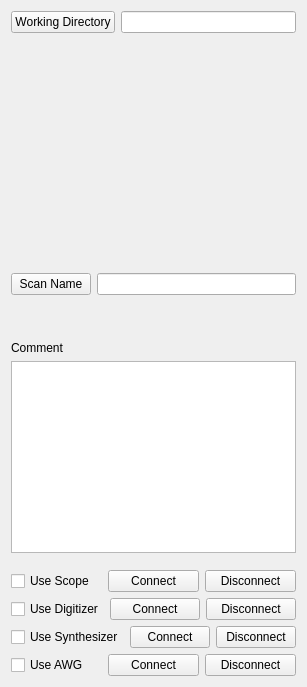
      <widget class="QWidget" name="tabInstruments">
       <attribute name="title">
        <string>Files / Instruments</string>
       </attribute>
       <layout class="QVBoxLayout" name="verticalLayout_3">
        <item>
         <layout class="QHBoxLayout" name="horizontalLayout_4">
          <item>
           <widget class="QPushButton" name="pB_WorkDirectory">
            <property name="text">
             <string>Working Directory</string>
            </property>
           </widget>
          </item>
          <item>
           <widget class="QLineEdit" name="lE_WorkDirectory"/>
          </item>
         </layout>
        </item>
        <item>
         <spacer name="verticalSpacer">
          <property name="orientation">
           <enum>Qt::Vertical</enum>
          </property>
          <property name="sizeHint" stdset="0">
           <size>
            <width>20</width>
            <height>234</height>
           </size>
          </property>
         </spacer>
        </item>
        <item>
         <layout class="QHBoxLayout" name="horizontalLayout_5">
          <item>
           <widget class="QPushButton" name="pB_Filename">
            <property name="text">
             <string>Scan Name</string>
            </property>
           </widget>
          </item>
          <item>
           <widget class="QLineEdit" name="lE_Filename"/>
          </item>
         </layout>
        </item>
        <item>
         <spacer name="verticalSpacer_2">
          <property name="orientation">
           <enum>Qt::Vertical</enum>
          </property>
          <property name="sizeHint" stdset="0">
           <size>
            <width>20</width>
            <height>40</height>
           </size>
          </property>
         </spacer>
        </item>
        <item>
         <widget class="QLabel" name="label_54">
          <property name="text">
           <string>Comment</string>
          </property>
         </widget>
        </item>
        <item>
         <widget class="QTextEdit" name="textEdit"/>
        </item>
        <item>
         <spacer name="verticalSpacer_10">
          <property name="orientation">
           <enum>Qt::Vertical</enum>
          </property>
          <property name="sizeHint" stdset="0">
           <size>
            <width>20</width>
            <height>11</height>
           </size>
          </property>
         </spacer>
        </item>
        <item>
         <layout class="QHBoxLayout" name="horizontalLayout_70">
          <item>
           <widget class="QCheckBox" name="cB_UseScope">
            <property name="text">
             <string>Use Scope</string>
            </property>
           </widget>
          </item>
          <item>
           <widget class="QPushButton" name="pB_ScopeConnect">
            <property name="text">
             <string>Connect</string>
            </property>
           </widget>
          </item>
          <item>
           <widget class="QPushButton" name="pB_ScopeDisconnect">
            <property name="text">
             <string>Disconnect</string>
            </property>
           </widget>
          </item>
         </layout>
        </item>
        <item>
         <layout class="QHBoxLayout" name="horizontalLayout_69">
          <item>
           <widget class="QCheckBox" name="cB_UseDigitizer">
            <property name="text">
             <string>Use Digitizer</string>
            </property>
           </widget>
          </item>
          <item>
           <widget class="QPushButton" name="pB_DigitizerConnect">
            <property name="text">
             <string>Connect</string>
            </property>
           </widget>
          </item>
          <item>
           <widget class="QPushButton" name="pB_DigitizerDisconnect">
            <property name="text">
             <string>Disconnect</string>
            </property>
           </widget>
          </item>
         </layout>
        </item>
        <item>
         <layout class="QHBoxLayout" name="horizontalLayout_71">
          <item>
           <widget class="QCheckBox" name="cB_UseSynthesizer">
            <property name="text">
             <string>Use Synthesizer</string>
            </property>
           </widget>
          </item>
          <item>
           <widget class="QPushButton" name="pB_SynthConnect">
            <property name="text">
             <string>Connect</string>
            </property>
           </widget>
          </item>
          <item>
           <widget class="QPushButton" name="pB_SynthDisconnect">
            <property name="text">
             <string>Disconnect</string>
            </property>
           </widget>
          </item>
         </layout>
        </item>
        <item>
         <layout class="QHBoxLayout" name="horizontalLayout_72">
          <item>
           <widget class="QCheckBox" name="cB_UseAWG">
            <property name="text">
             <string>Use AWG</string>
            </property>
           </widget>
          </item>
          <item>
           <widget class="QPushButton" name="pB_AWGConnect">
            <property name="text">
             <string>Connect</string>
            </property>
           </widget>
          </item>
          <item>
           <widget class="QPushButton" name="pB_AWGDisconnect">
            <property name="text">
             <string>Disconnect</string>
            </property>
           </widget>
          </item>
         </layout>
        </item>
       </layout>
      </widget>
